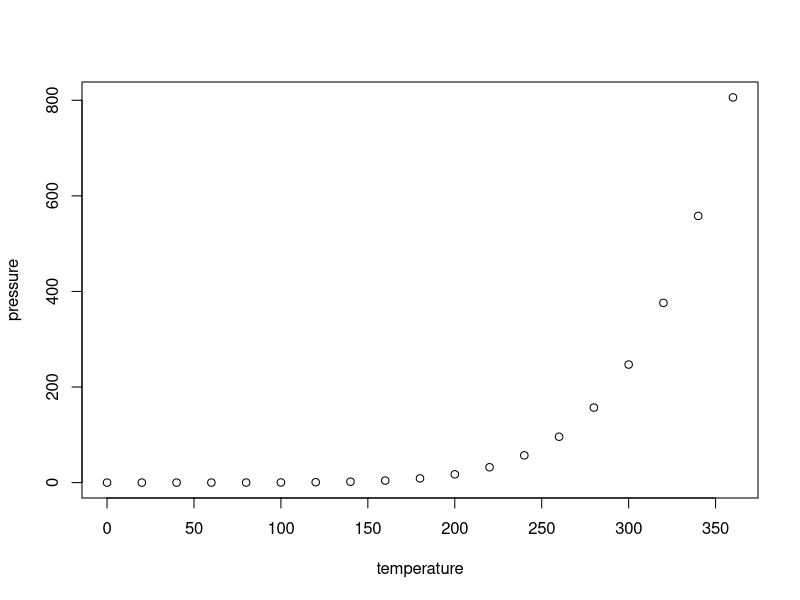
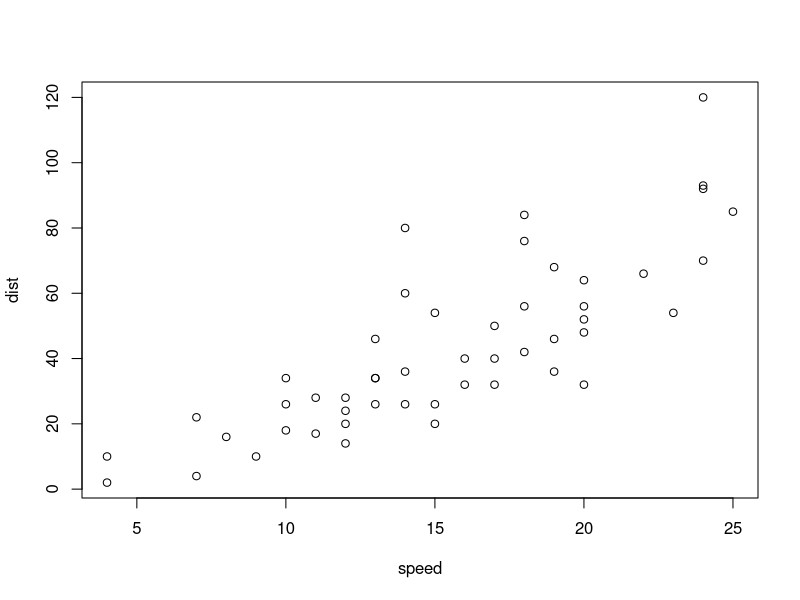
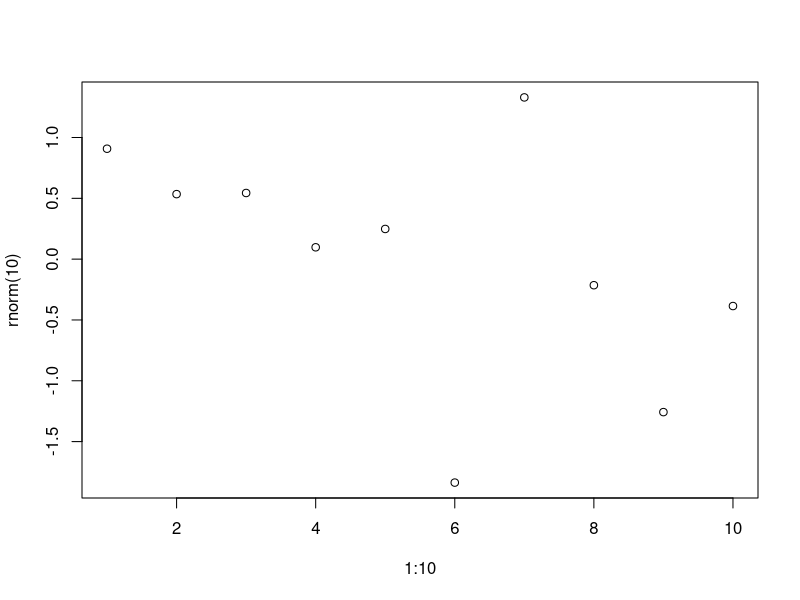
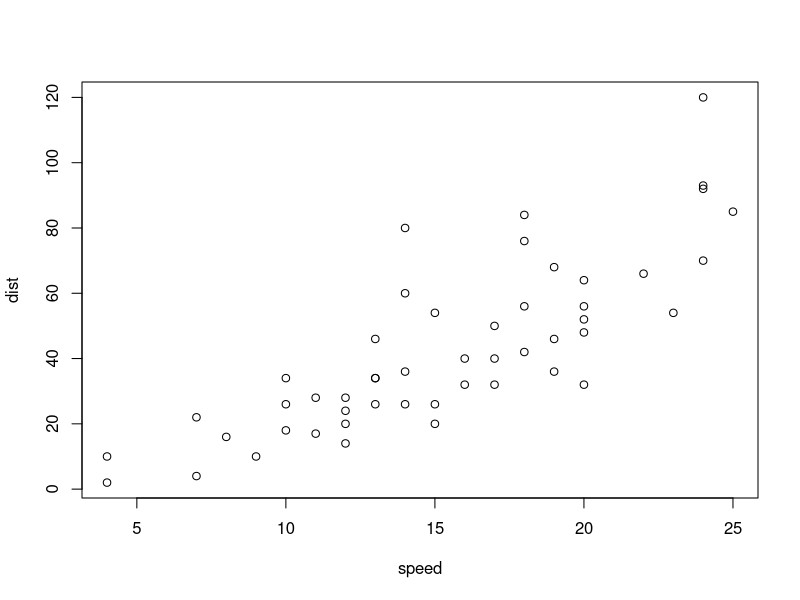
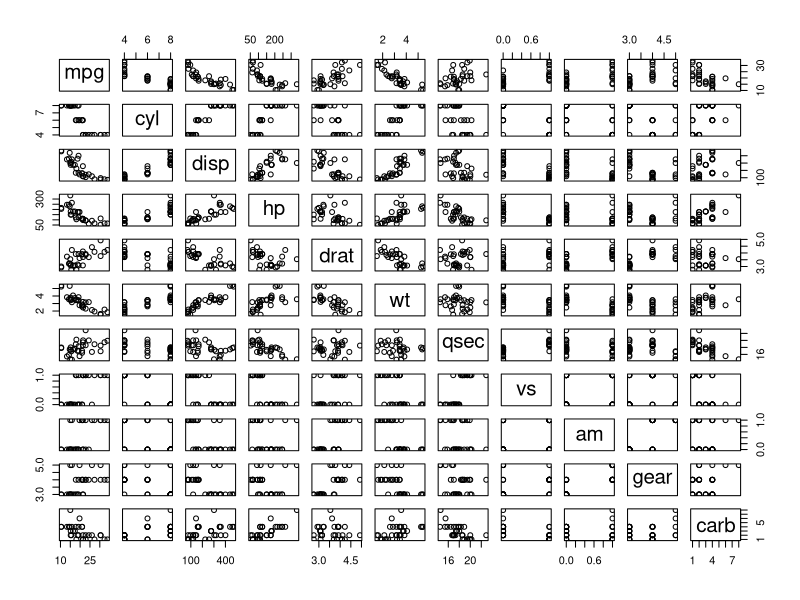
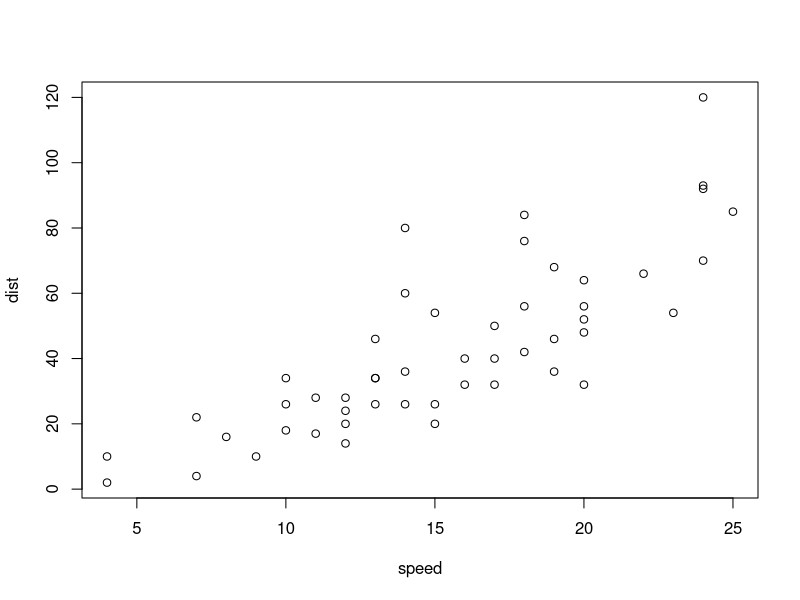
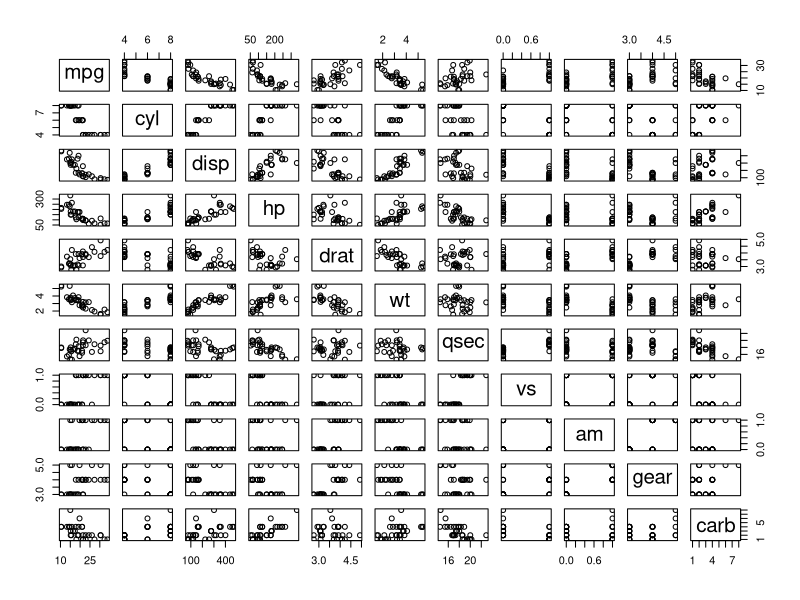
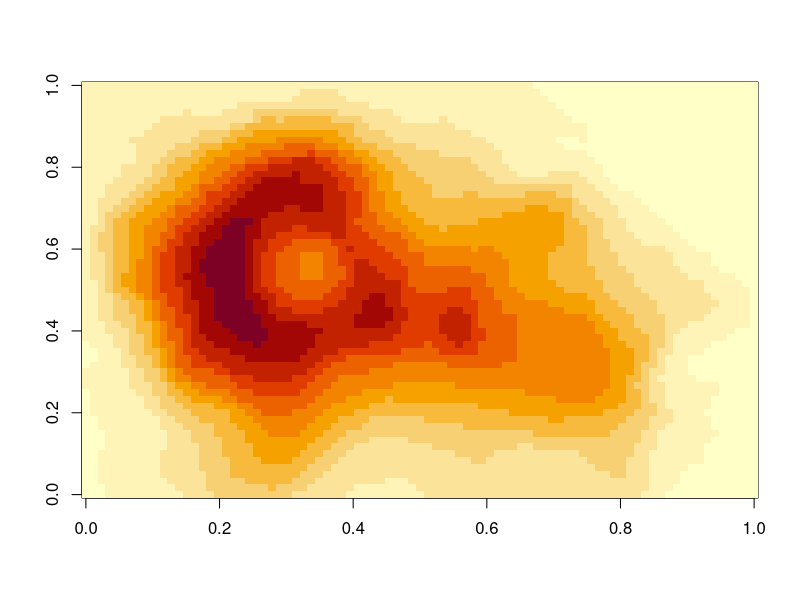

Source code (R) for these figures, in order:
## ---- chunk 1
#| label: fig-r-sub
#| layout-ncol: 2
#| fig-alt:
#|   - "Scatter plot of vapor pressure rising steeply with temperature"
#|   - "Scatter plot of stopping distance against speed for 50 cars"
#| fig-cap: >-
#|   Vapor pressure of mercury, and stopping distances of cars.
#| fig-subcap: ["Pressure", "Cars"]

plot(pressure)
plot(cars)
## ---- chunk 2
#| lightbox:
#|   group: r-graph
#|   description: Ten random points.
#| fig-alt: "Scatter plot of ten random points"
#| fig-cap: >-
#|   Ten random points against their index.

plot(1:10, rnorm(10))
## ---- chunk 3
#| lightbox:
#|   group: r-graph
#|   description: Stopping distance against speed.
#| fig-alt: "Scatter plot of stopping distance against speed for 50 cars"
#| fig-cap: >-
#|   Stopping distance against speed for 50 cars.

plot(cars)
## ---- chunk 4
#| lightbox:
#|   group: cars
#|   description:
#|     - The mtcars data, each variable against every other.
#|     - Stopping distance against speed.
#| fig-alt:
#|   - >-
#|     Scatterplot matrix of the mtcars data, each variable plotted against
#|     every other
#|   - "Scatter plot of stopping distance against speed for 50 cars"
#| fig-cap:
#|   - "The mtcars data, each variable plotted against every other."
#|   - "Stopping distance against speed for 50 cars."

plot(mtcars)
plot(cars)
## ---- chunk 5
#| lightbox: false
#| fig-alt: >-
#|   Scatterplot matrix of the mtcars data, each variable plotted against every
#|   other
#| fig-cap: "The mtcars data, each variable plotted against every other."

plot(mtcars)
## ---- chunk 6
#| label: fig-plain
#| fig-alt: >-
#|   Heat map of the Maunga Whau volcano's heights, in yellow, orange, and red
#| fig-cap: >-
#|   Heights of Maunga Whau (Mount Eden), from pale yellow (low) to dark red
#|   (high).

image(z = volcano)
